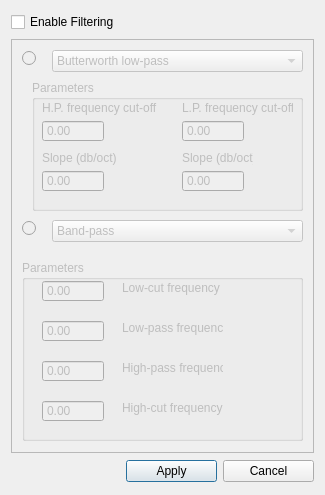
<?xml version="1.0" encoding="UTF-8"?>
<ui version="4.0">
 <class>filtdlg</class>
 <widget class="QDialog" name="filtdlg">
  <property name="geometry">
   <rect>
    <x>0</x>
    <y>0</y>
    <width>321</width>
    <height>495</height>
   </rect>
  </property>
  <property name="maximumSize">
   <size>
    <width>325</width>
    <height>495</height>
   </size>
  </property>
  <property name="windowTitle">
   <string>Dialog</string>
  </property>
  <layout class="QGridLayout" name="gridLayout">
   <item row="0" column="0">
    <widget class="QCheckBox" name="checkBox">
     <property name="text">
      <string>Enable Filtering</string>
     </property>
    </widget>
   </item>
   <item row="1" column="0" colspan="3">
    <widget class="QScrollArea" name="scrollArea">
     <property name="enabled">
      <bool>false</bool>
     </property>
     <property name="minimumSize">
      <size>
       <width>303</width>
       <height>414</height>
      </size>
     </property>
     <property name="maximumSize">
      <size>
       <width>303</width>
       <height>414</height>
      </size>
     </property>
     <property name="verticalScrollBarPolicy">
      <enum>Qt::ScrollBarAsNeeded</enum>
     </property>
     <property name="widgetResizable">
      <bool>true</bool>
     </property>
     <widget class="QWidget" name="scrollAreaWidgetContents">
      <property name="geometry">
       <rect>
        <x>0</x>
        <y>0</y>
        <width>301</width>
        <height>412</height>
       </rect>
      </property>
      <widget class="QComboBox" name="comboBox">
       <property name="enabled">
        <bool>false</bool>
       </property>
       <property name="geometry">
        <rect>
         <x>40</x>
         <y>10</y>
         <width>251</width>
         <height>22</height>
        </rect>
       </property>
       <item>
        <property name="text">
         <string>Butterworth low-pass</string>
        </property>
       </item>
       <item>
        <property name="text">
         <string>Butterworth high-pass</string>
        </property>
       </item>
       <item>
        <property name="text">
         <string>Butterwoth band-pass</string>
        </property>
       </item>
      </widget>
      <widget class="QGroupBox" name="groupBox">
       <property name="enabled">
        <bool>false</bool>
       </property>
       <property name="geometry">
        <rect>
         <x>20</x>
         <y>40</y>
         <width>271</width>
         <height>131</height>
        </rect>
       </property>
       <property name="title">
        <string>Parameters</string>
       </property>
       <property name="flat">
        <bool>false</bool>
       </property>
       <property name="checkable">
        <bool>false</bool>
       </property>
       <widget class="QDoubleSpinBox" name="freqCut1">
        <property name="geometry">
         <rect>
          <x>150</x>
          <y>40</y>
          <width>62</width>
          <height>22</height>
         </rect>
        </property>
        <property name="buttonSymbols">
         <enum>QAbstractSpinBox::NoButtons</enum>
        </property>
        <property name="maximum">
         <double>1000.000000000000000</double>
        </property>
       </widget>
       <widget class="QDoubleSpinBox" name="freqCut2">
        <property name="geometry">
         <rect>
          <x>10</x>
          <y>40</y>
          <width>62</width>
          <height>22</height>
         </rect>
        </property>
        <property name="buttonSymbols">
         <enum>QAbstractSpinBox::NoButtons</enum>
        </property>
        <property name="maximum">
         <double>1000.000000000000000</double>
        </property>
       </widget>
       <widget class="QDoubleSpinBox" name="freqSlope1">
        <property name="geometry">
         <rect>
          <x>150</x>
          <y>90</y>
          <width>62</width>
          <height>22</height>
         </rect>
        </property>
        <property name="buttonSymbols">
         <enum>QAbstractSpinBox::NoButtons</enum>
        </property>
        <property name="minimum">
         <double>0.000000000000000</double>
        </property>
        <property name="maximum">
         <double>1000.000000000000000</double>
        </property>
       </widget>
       <widget class="QDoubleSpinBox" name="freqSlope2">
        <property name="geometry">
         <rect>
          <x>10</x>
          <y>90</y>
          <width>62</width>
          <height>22</height>
         </rect>
        </property>
        <property name="buttonSymbols">
         <enum>QAbstractSpinBox::NoButtons</enum>
        </property>
        <property name="minimum">
         <double>0.000000000000000</double>
        </property>
        <property name="maximum">
         <double>1000.000000000000000</double>
        </property>
       </widget>
       <widget class="QLabel" name="label">
        <property name="geometry">
         <rect>
          <x>150</x>
          <y>20</y>
          <width>111</width>
          <height>16</height>
         </rect>
        </property>
        <property name="text">
         <string>L.P. frequency cut-off</string>
        </property>
       </widget>
       <widget class="QLabel" name="label_2">
        <property name="geometry">
         <rect>
          <x>150</x>
          <y>70</y>
          <width>71</width>
          <height>16</height>
         </rect>
        </property>
        <property name="text">
         <string>Slope (db/oct)</string>
        </property>
       </widget>
       <widget class="QLabel" name="label_3">
        <property name="geometry">
         <rect>
          <x>10</x>
          <y>20</y>
          <width>121</width>
          <height>16</height>
         </rect>
        </property>
        <property name="text">
         <string>H.P. frequency cut-off</string>
        </property>
       </widget>
       <widget class="QLabel" name="label_4">
        <property name="geometry">
         <rect>
          <x>10</x>
          <y>70</y>
          <width>81</width>
          <height>16</height>
         </rect>
        </property>
        <property name="text">
         <string>Slope (db/oct)</string>
        </property>
       </widget>
      </widget>
      <widget class="QComboBox" name="comboBox_2">
       <property name="enabled">
        <bool>false</bool>
       </property>
       <property name="geometry">
        <rect>
         <x>40</x>
         <y>180</y>
         <width>251</width>
         <height>22</height>
        </rect>
       </property>
       <item>
        <property name="text">
         <string>Band-pass</string>
        </property>
       </item>
      </widget>
      <widget class="QGroupBox" name="groupBox_2">
       <property name="enabled">
        <bool>false</bool>
       </property>
       <property name="geometry">
        <rect>
         <x>10</x>
         <y>220</y>
         <width>281</width>
         <height>181</height>
        </rect>
       </property>
       <property name="title">
        <string>Parameters</string>
       </property>
       <property name="flat">
        <bool>false</bool>
       </property>
       <property name="checkable">
        <bool>false</bool>
       </property>
       <widget class="QDoubleSpinBox" name="freqCutLow">
        <property name="geometry">
         <rect>
          <x>20</x>
          <y>20</y>
          <width>62</width>
          <height>22</height>
         </rect>
        </property>
        <property name="buttonSymbols">
         <enum>QAbstractSpinBox::NoButtons</enum>
        </property>
        <property name="maximum">
         <double>1000.000000000000000</double>
        </property>
       </widget>
       <widget class="QDoubleSpinBox" name="freqPassLow">
        <property name="geometry">
         <rect>
          <x>20</x>
          <y>60</y>
          <width>62</width>
          <height>22</height>
         </rect>
        </property>
        <property name="buttonSymbols">
         <enum>QAbstractSpinBox::NoButtons</enum>
        </property>
        <property name="maximum">
         <double>1000.000000000000000</double>
        </property>
       </widget>
       <widget class="QDoubleSpinBox" name="freqPassHigh">
        <property name="geometry">
         <rect>
          <x>20</x>
          <y>100</y>
          <width>62</width>
          <height>22</height>
         </rect>
        </property>
        <property name="buttonSymbols">
         <enum>QAbstractSpinBox::NoButtons</enum>
        </property>
        <property name="maximum">
         <double>1000.000000000000000</double>
        </property>
       </widget>
       <widget class="QDoubleSpinBox" name="freqCutHigh">
        <property name="geometry">
         <rect>
          <x>20</x>
          <y>140</y>
          <width>62</width>
          <height>22</height>
         </rect>
        </property>
        <property name="buttonSymbols">
         <enum>QAbstractSpinBox::NoButtons</enum>
        </property>
        <property name="maximum">
         <double>1000.000000000000000</double>
        </property>
       </widget>
       <widget class="QLabel" name="label_5">
        <property name="geometry">
         <rect>
          <x>100</x>
          <y>20</y>
          <width>101</width>
          <height>16</height>
         </rect>
        </property>
        <property name="text">
         <string>Low-cut frequency</string>
        </property>
       </widget>
       <widget class="QLabel" name="label_6">
        <property name="geometry">
         <rect>
          <x>100</x>
          <y>60</y>
          <width>101</width>
          <height>16</height>
         </rect>
        </property>
        <property name="text">
         <string>Low-pass frequency</string>
        </property>
       </widget>
       <widget class="QLabel" name="label_7">
        <property name="geometry">
         <rect>
          <x>100</x>
          <y>100</y>
          <width>101</width>
          <height>16</height>
         </rect>
        </property>
        <property name="text">
         <string>High-pass frequency</string>
        </property>
       </widget>
       <widget class="QLabel" name="label_8">
        <property name="geometry">
         <rect>
          <x>100</x>
          <y>140</y>
          <width>101</width>
          <height>16</height>
         </rect>
        </property>
        <property name="text">
         <string>High-cut frequency</string>
        </property>
       </widget>
      </widget>
      <widget class="QRadioButton" name="radioButton">
       <property name="geometry">
        <rect>
         <x>10</x>
         <y>10</y>
         <width>21</width>
         <height>17</height>
        </rect>
       </property>
       <property name="text">
        <string/>
       </property>
      </widget>
      <widget class="QRadioButton" name="radioButton_2">
       <property name="geometry">
        <rect>
         <x>10</x>
         <y>180</y>
         <width>21</width>
         <height>17</height>
        </rect>
       </property>
       <property name="text">
        <string/>
       </property>
      </widget>
     </widget>
    </widget>
   </item>
   <item row="2" column="1">
    <widget class="QPushButton" name="pushButton">
     <property name="text">
      <string>Apply</string>
     </property>
    </widget>
   </item>
   <item row="2" column="2">
    <widget class="QPushButton" name="pushButton_2">
     <property name="text">
      <string>Cancel</string>
     </property>
    </widget>
   </item>
  </layout>
 </widget>
 <tabstops>
  <tabstop>checkBox</tabstop>
  <tabstop>radioButton</tabstop>
  <tabstop>comboBox</tabstop>
  <tabstop>freqCut2</tabstop>
  <tabstop>freqSlope2</tabstop>
  <tabstop>freqCut1</tabstop>
  <tabstop>freqSlope1</tabstop>
  <tabstop>radioButton_2</tabstop>
  <tabstop>comboBox_2</tabstop>
  <tabstop>scrollArea</tabstop>
 </tabstops>
 <resources/>
 <connections/>
</ui>
